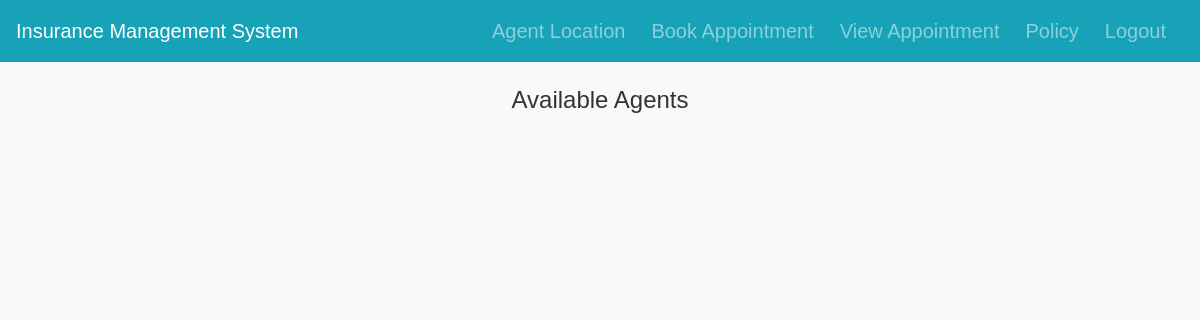
The app's page /agents/, older data.
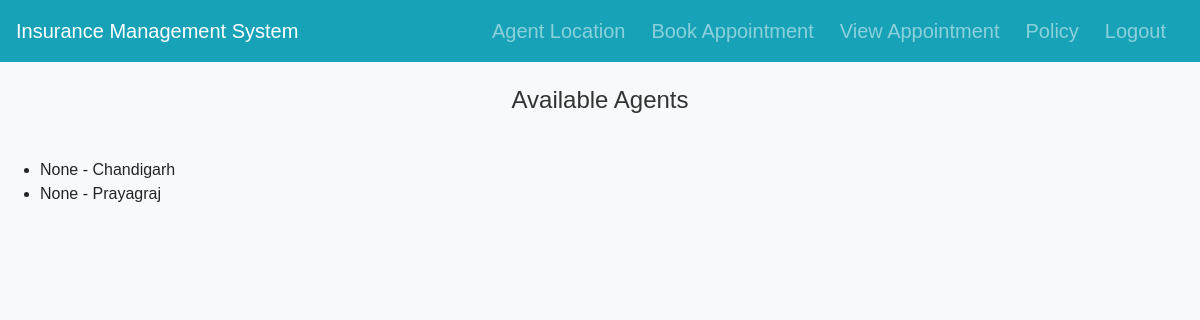
The same page, newer data.
### Insurance/models.py (models this page shows, shortened)
class Ajents(models.Model):
    address = models.CharField(max_length=100, null=True)
    name = models.CharField(max_length=255, null=True)
    phone = models.CharField(max_length=15,null=True)
    email = models.EmailField(unique=True, null=True)
    is_available = models.BooleanField(default=True)
    available_from = models.TimeField(null=True, blank=True)
    available_to = models.TimeField(null=True, blank=True)

### Insurance/views.py (the view)
# urls.py: path('agents/', views.agent_list, name='agent_list'),
def agent_list(request):
    agents = Ajents.objects.all()
    map = folium.Map(location=[26, 80], zoom_start=6)
    for agent in agents:
        try:
            location = geocoder.osm(agent.address)
            if location.ok:
                lat = location.latlng[0]
                lon = location.latlng[1]
                folium.Marker(location=[lat, lon], tooltip="Click for more",
                               popup=(agent.name,agent.email)).add_to(map)
            time.sleep(2)  # Sleep for 1 second after each request
        except Exception as e:
            print(f"Error processing agent '{agent.name}': {str(e)}")
    map_html = map._repr_html_()
    return render(request, 'agent_list.html', {'agents': agents, 'map_html': map_html})

### Insurance/templates/agent_list.html (shortened to what this page needs)
{% load static %}
<!DOCTYPE html>
<html lang="en">
<head>
    <link rel="stylesheet" href="https://unpkg.com/leaflet/dist/leaflet.css" />
</head>
<body>
    {% include 'inner_header.html' %}
    <div class="agent-name">Available Agents</div>
    <ul>
        {% for agent in agents %}
            <li>{{ agent.name }} - {{ agent.address }}</li>
        {% endfor %}
    </ul>
</body>
</html>

Row changes from the older to the newer data that the page shows:
added Ajents: name "None", address "Chandigarh"
added Ajents: name "None", address "Prayagraj"
